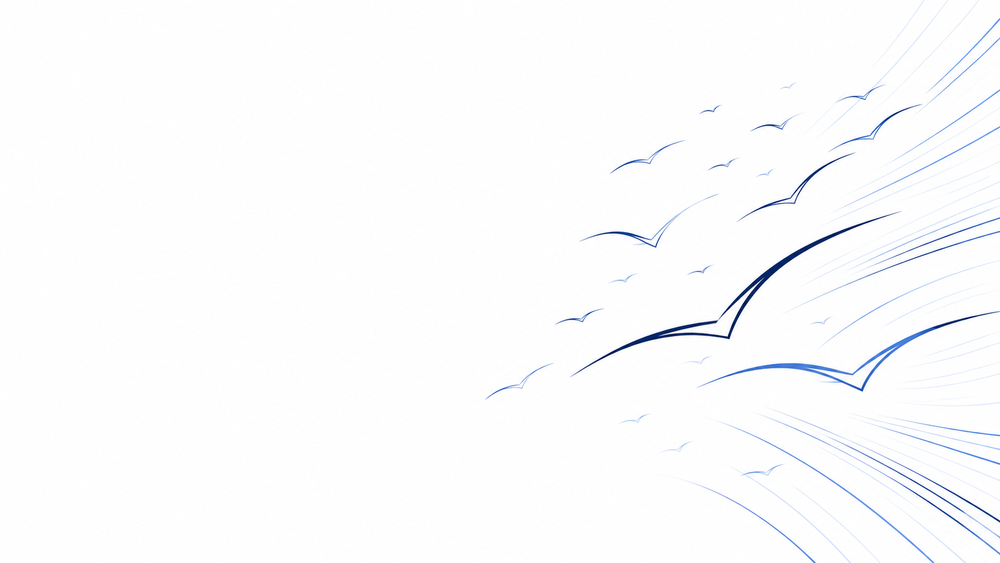
#> input picture animation/source_art/BGbnlRIGHTSIDE.png, 1000 x 563 px, shrunk from 1672 x 941 before the run, found by its file name
$ python analyze_blue_components.py
#> lines starting #> are read from the running program, lines starting #| are printed output that depends on the picture; after the words box and inside, x2 and y2 are one past the last pixel; in counts of white or black regions, pixels touching at a corner belong together
from PIL import Image
from collections import deque
from pathlib import Path
import numpy as np

src = Path('/home/ubuntu/upload/BGbnlRIGHTSIDE.png')
out = Path('/home/ubuntu/birds_exact_pixels')
out.mkdir(parents=True, exist_ok=True)
img = Image.open(src).convert('RGB')
#> img is the input picture: PIL image 1000x563 RGB; mean R, G, B 251.7, 252, 253.2
a = np.asarray(img)
r, g, b = a[:,:,0], a[:,:,1], a[:,:,2]
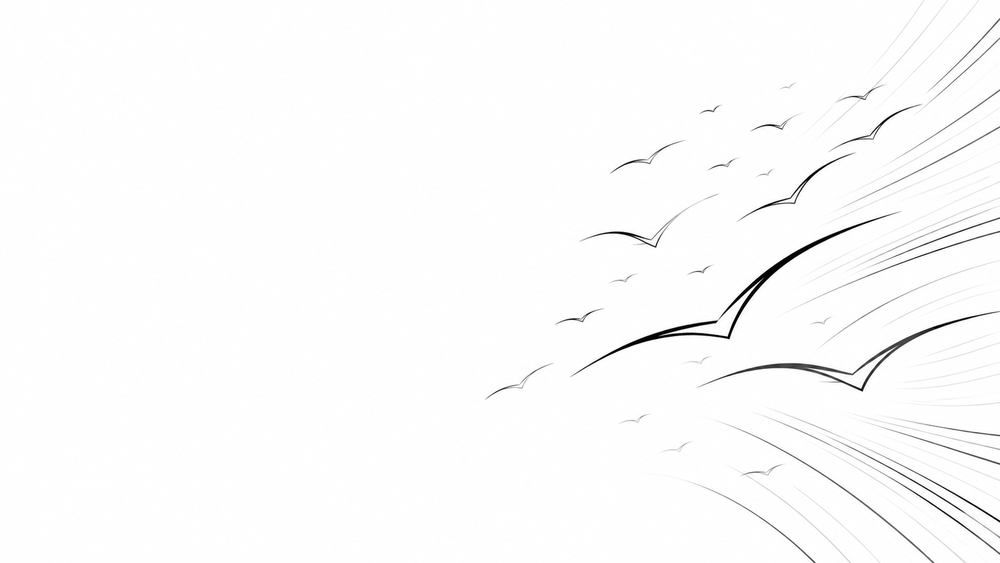
#> r: shape (563, 1000); min 0, max 255, mean 251.7
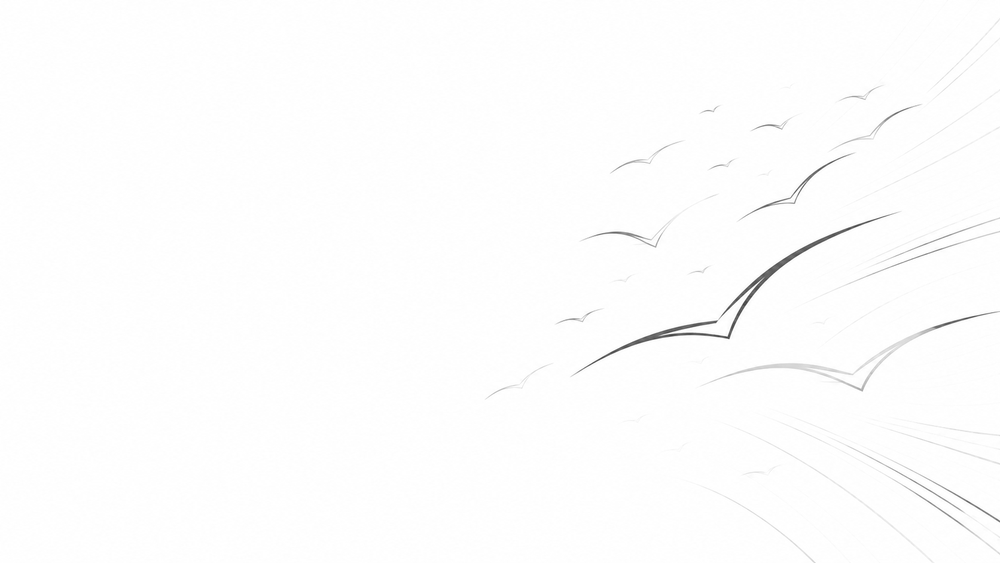
#> b: shape (563, 1000); min 57, max 255, mean 253.2

# Original illustration uses blue ink on white. Preserve only visibly colored/dark ink.
ink_strength = 255 - np.minimum(np.minimum(r, g), b)
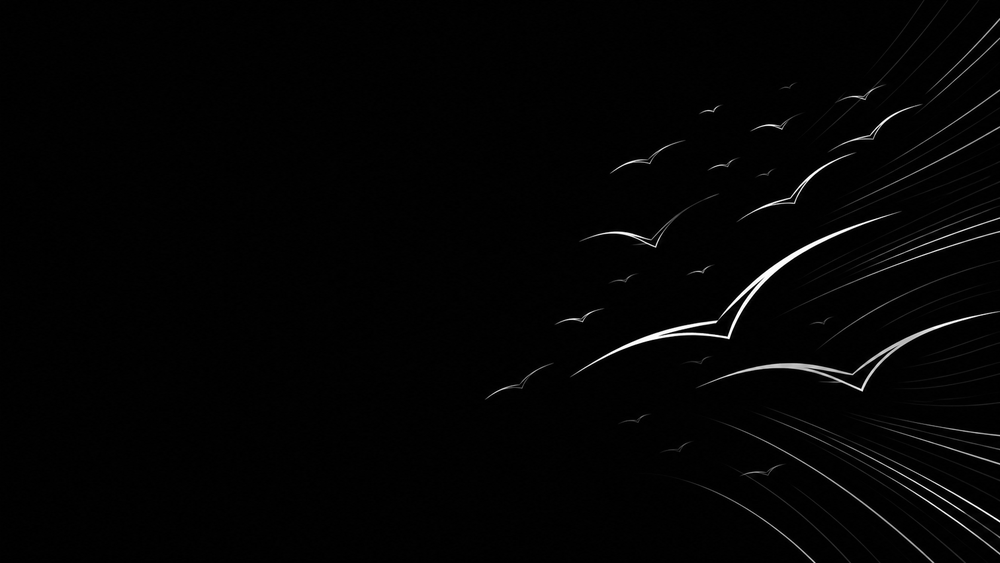
#> ink_strength: shape (563, 1000); min 0, max 255, mean 3.5
blue_bias = b.astype(np.int16) - r.astype(np.int16)
mask = (ink_strength >= 18) & (blue_bias >= 3)
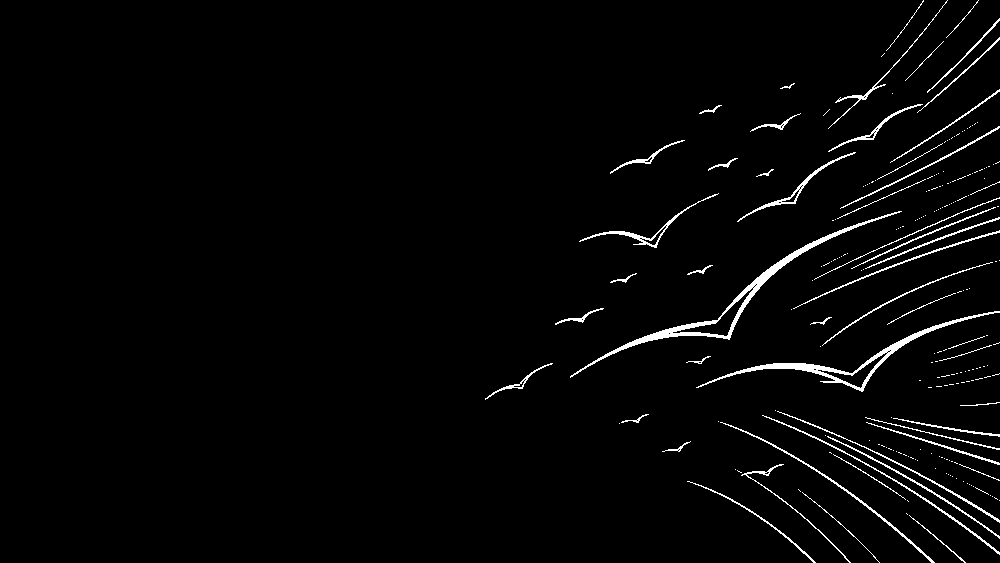
#> mask: shape (563, 1000) bool; 2.4% white in thin lines or dots, all inside (x1, y1, x2, y2) = (485, 0, 1000, 563)
# Include very dark navy strokes even where channels are close.
mask |= (ink_strength >= 90)

h, w = mask.shape
#> h = 563; w = 1000
seen = np.zeros_like(mask, dtype=bool)
components = []
for y in range(h):
    for x in range(w):
        if not mask[y, x] or seen[y, x]:
            continue
        q = [(y, x)]
        seen[y, x] = True
        pts = []
        while q:
            cy, cx = q.pop()
            pts.append((cy, cx))
            for ny in range(max(0, cy - 1), min(h, cy + 2)):
                for nx in range(max(0, cx - 1), min(w, cx + 2)):
                    if mask[ny, nx] and not seen[ny, nx]:
                        seen[ny, nx] = True
                        q.append((ny, nx))
        ys = [p[0] for p in pts]
        xs = [p[1] for p in pts]
        components.append({
            'count': len(pts),
            'x0': min(xs), 'y0': min(ys), 'x1': max(xs), 'y1': max(ys),
            'width': max(xs) - min(xs) + 1,
            'height': max(ys) - min(ys) + 1,
        })
components.sort(key=lambda c: c['count'], reverse=True)

report = [f'Image: {w}x{h}', f'Ink pixels: {int(mask.sum())}', f'Components: {len(components)}', '', 'rank,count,x0,y0,x1,y1,width,height']
#> report = ['Image: 1000x563', 'Ink pixels: 13275', 'Components: 223', '', 'rank,count,x0,y0,x1,y1,width,height']
for rank, c in enumerate(components[:200], 1):
    report.append(','.join(map(str, [rank, c['count'], c['x0'], c['y0'], c['x1'], c['y1'], c['width'], c['height']])))
#> after the loop, report = 205 items, first 6: 'Image: 1000x563', 'Ink pixels: 13275', 'Components: 223', '', 'rank,count,x0,y0,x1,y1,width,height', '1,2108,570,211,901,377,332,167'
(out / 'component_report.csv').write_text('\n'.join(report) + '\n')
print('\n'.join(report[:81]))
#> (printed output is left out)
